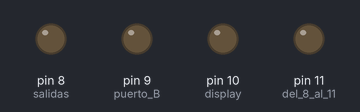
Bench run of a sketch on a simulated Arduino Uno, built with avr-gcc and run on an emulated ATmega328P. Parts: output pins drawn as LEDs (lit = HIGH).

Above: at 0.2 s.
At 1.7 s:
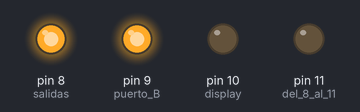
At 2.7 s:
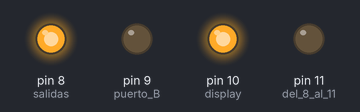
At 5.0 s:
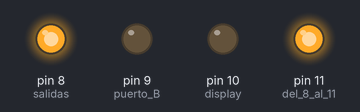
At 8.7 s:
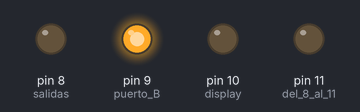
At 12.2 s:
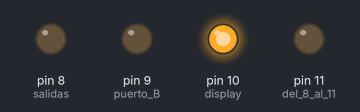
Timing chart, 0 to 13.0 s (numbered marks = the images above):
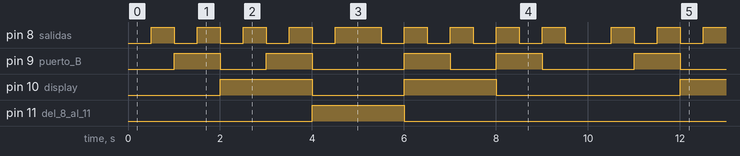

Measured:
- by itself, pin 9 (puerto_B): repeats every 5.0 s: LOW 1.0 s, HIGH 1.0 s, LOW 2.0 s, HIGH 1.0 s
- by itself, pin 10 (display): repeats every 10.0 s: LOW 2.0 s, HIGH 2.0 s, LOW 4.0 s, HIGH 2.0 s
- by itself, pin 11 (del_8_al_11): alternates HIGH for 2.0 s and LOW for 8.0 s
- by itself, pin 8 (salidas): repeats every 10.0 s: 3 × (LOW 0.50 s, HIGH 0.50 s), LOW 0.50 s, HIGH 1.0 s, 4 × (LOW 0.50 s, HIGH 0.50 s), LOW 1.0 s, HIGH 0.50 s

The sketch:

arduino.84display0al9.ino
```cpp
#include <RunningMedian.h>

void setup() {

  pinMode(14, INPUT); //boton S1
  pinMode(15, INPUT); //BOTON S2
  pinMode(16, INPUT); //BOTON S3

  pinMode(8, OUTPUT); //salidas
  pinMode(9, OUTPUT); //puerto B
  pinMode(10, OUTPUT); //display
  pinMode(11, OUTPUT); //del 8 al 11

}

void loop() {
  for (int i = 0; i < 10; i++) { //subida de 0 al 9
    PORTB = i;
    delay(500);
  }

  for (int i = 9; i >= 0; i--) { //bajada de 9 a 0
    PORTB = i;
    delay(500);
  }

}
```
